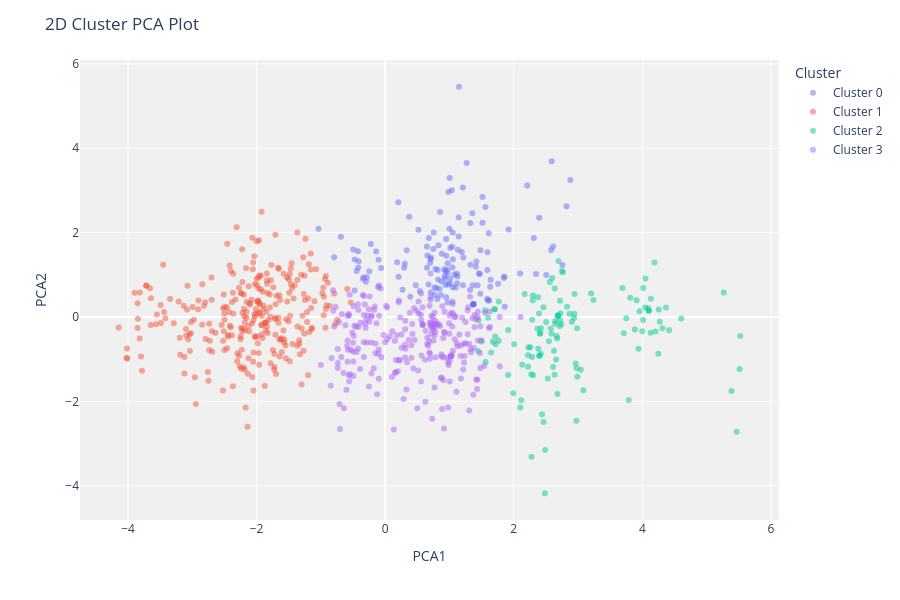

This figure's notebook cell:
### Code cell
clustering.plot_model(kmeans, plot='cluster')

### Figure 1 — Plotly figure (JSON) as saved in the notebook; plotly's stock layout.template omitted (floating-point values rounded to 4 significant figures; data arrays with more than 128 entries replaced by an {"elided": "..."} marker saying what was removed)
{"data": [{"customdata": {"elided": "141x1 int values"}, "hovertemplate": "Cluster=Cluster 0<br>PCA1=%{x}<br>PCA2=%{y}<br>Feature=%{customdata[0]}<extra></extra>", "legendgroup": "Cluster 0", "marker": {"color": "#636efa", "opacity": 0.5, "symbol": "circle"}, "mode": "markers", "name": "Cluster 0", "orientation": "v", "showlegend": true, "textposition": "top center", "type": "scatter", "x": {"elided": "141 float values"}, "xaxis": "x", "y": {"elided": "141 float values"}, "yaxis": "y"}, {"customdata": {"elided": "285x1 int values"}, "hovertemplate": "Cluster=Cluster 1<br>PCA1=%{x}<br>PCA2=%{y}<br>Feature=%{customdata[0]}<extra></extra>", "legendgroup": "Cluster 1", "marker": {"color": "#EF553B", "opacity": 0.5, "symbol": "circle"}, "mode": "markers", "name": "Cluster 1", "orientation": "v", "showlegend": true, "textposition": "top center", "type": "scatter", "x": {"elided": "285 float values"}, "xaxis": "x", "y": {"elided": "285 float values"}, "yaxis": "y"}, {"customdata": [[584], [720], [719], [706], [718], [717], [567], [715], [445], [445], [448], [716], [448], [646], [609], [643], [655], [490], [491], [492], [492], [493], [494], [644], [658], [645], [500], [649], [648], [648], [647], [647], [503], [646], [646], [645], [642], [642], [641], [466], [467], [474], [681], [612], [673], [671], [635], [481], [482], [483], [484], [485], [637], [638], [639], [486], [487], [640], [641], [487], [460], [475], [721], [359], [150], [245], [244], [243], [150], [354], [150], [248], [282], [362], [720], [373], [373], [376], [376], [380], [151], [149], [248], [334], [289], [127], [310], [130], [94], [260], [257], [319], [142], [144], [254], [145], [146], [251], [250], [65], [249], [229], [380], [115], [381], [9], [381], [428], [181], [18], [214], [3], [6], [386], [386], [386], [6], [384], [384], [383], [383], [385], [382], [382]], "hovertemplate": "Cluster=Cluster 2<br>PCA1=%{x}<br>PCA2=%{y}<br>Feature=%{customdata[0]}<extra></extra>", "legendgroup": "Cluster 2", "marker": {"color": "#00cc96", "opacity": 0.5, "symbol": "circle"}, "mode": "markers", "name": "Cluster 2", "orientation": "v", "showlegend": true, "textposition": "top center", "type": "scatter", "x": [1.704, 2.942, 4.313, 2.945, 2.75, 4.1, 2.132, 1.675, 2.647, 4.256, 1.445, 4.1, 2.979, 3.75, 1.451, 4.093, 1.711, 2.686, 2.611, 2.687, 2.636, 4.604, 2.688, 4.014, 1.562, 2.714, 1.601, 2.719, 2.667, 2.867, 2.41, 2.41, 1.555, 4.417, 4.369, 2.728, 2.421, 2.399, 2.381, 1.718, 1.767, 1.649, 1.5, 1.701, 1.766, 2.171, 2.741, 2.376, 2.301, 3.956, 3.999, 2.722, 2.005, 2.299, 2.392, 3.811, 4.048, 2.503, 2.398, 4.045, 2.695, 2.938, 2.762, 1.993, 3.788, 2.296, 2.257, 2.272, 5.386, 1.915, 5.467, 2.636, 2.989, 2.287, 4.205, 2.626, 4.129, 2.596, 4.133, 2.677, 2.547, 2.577, 4.189, 2.462, 3.711, 2.425, 2.118, 3.24, 2.463, 3.203, 3.043, 1.913, 2.679, 2.287, 2.975, 2.224, 2.224, 2.588, 4.013, 2.276, 3.91, 2.529, 4.271, 2.369, 4.248, 2.985, 2.659, 2.228, 2.828, 2.102, 2.561, 2.903, 3.082, 2.44, 2.484, 2.488, 2.963, 5.513, 3.941, 5.266, 3.691, 2.643, 5.524, 3.883], "xaxis": "x", "y": [0.1796, 0.0801, -0.2689, 0.5472, 1.09, 0.15, -1.131, -0.5839, -0.09391, 0.1772, -0.8052, 0.1483, -1.215, -0.0265, -0.07702, 0.2057, -0.4597, 0.03054, -1.184, 0.03413, -1.369, -0.03689, 0.03771, 0.6848, -1.067, -0.2136, -0.01545, -0.07213, -0.4529, 0.07565, -0.393, -0.393, 0.159, -0.3138, 0.2246, 0.09047, -0.8719, -0.919, -0.754, -0.6437, -0.5634, -0.8408, -0.581, 0.1901, 0.3651, 0.5452, -0.167, 0.4701, -1.382, 0.1392, -0.3358, 0.387, -0.6456, 0.5087, 0.08089, 0.4579, 0.9107, -0.1159, -0.9208, 0.2258, 1.325, -0.02623, 1.061, -1.805, -1.967, 0.3987, -0.7176, -1.356, -1.755, -0.3068, -2.72, 0.6748, -1.414, -0.9507, -0.3457, -0.7975, -0.3742, 0.9257, 0.4348, -0.5102, -0.5774, -0.2699, 1.292, 0.2319, -0.3856, -0.2688, -1.973, 0.4051, -2.49, 0.5573, -1.247, -1.374, -1.823, -0.06508, -2.457, -1.18, -0.9044, -0.398, -0.06802, -3.311, 0.3986, -1.459, -0.1151, -0.2758, -0.8715, -0.2674, -1.01, -0.7143, 0.2438, -2.143, 0.8317, -0.1127, -1.735, -2.307, -4.177, -3.15, -1.101, -1.235, -0.7524, 0.58, 0.6863, -0.1577, -0.4502, -0.2948], "yaxis": "y"}, {"customdata": {"elided": "250x1 int values"}, "hovertemplate": "Cluster=Cluster 3<br>PCA1=%{x}<br>PCA2=%{y}<br>Feature=%{customdata[0]}<extra></extra>", "legendgroup": "Cluster 3", "marker": {"color": "#ab63fa", "opacity": 0.5, "symbol": "circle"}, "mode": "markers", "name": "Cluster 3", "orientation": "v", "showlegend": true, "textposition": "top center", "type": "scatter", "x": {"elided": "250 float values"}, "xaxis": "x", "y": {"elided": "250 float values"}, "yaxis": "y"}], "layout": {"height": 600, "legend": {"title": {"text": "Cluster"}, "tracegroupgap": 0}, "margin": {"t": 60}, "plot_bgcolor": "rgb(240,240,240)", "title": {"text": "2D Cluster PCA Plot"}, "xaxis": {"anchor": "y", "domain": [0, 1], "title": {"text": "PCA1"}}, "yaxis": {"anchor": "x", "domain": [0, 1], "title": {"text": "PCA2"}}}}
